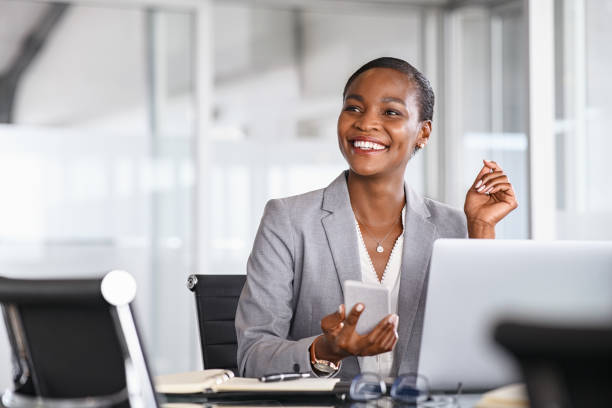
#> input picture part1-openCV/data/office_worker.jpg, 612 x 408 px
$ python blurring.py
#> lines starting #> are read from the running program, lines starting #| are printed output that depends on the picture
import os
import cv2

img = cv2.imread(os.path.join('.', 'data', 'office_worker.jpg'))
#> img is the input picture: shape (408, 612, 3); mean B, G, R 174.9, 173.3, 176.6

k_size = 7
blurred_img = cv2.blur(img, (k_size, k_size))
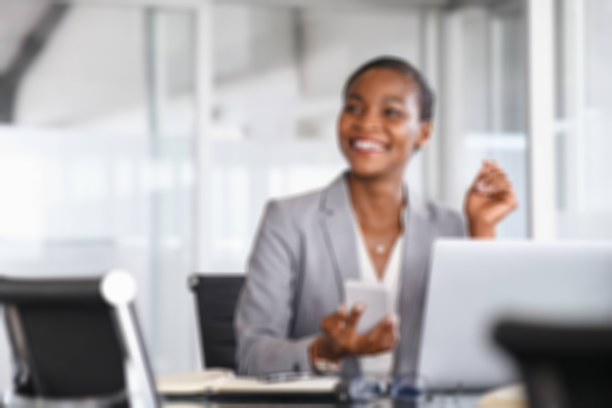
#> blurred_img: shape (408, 612, 3); mean B, G, R 174.9, 173.3, 176.6
gaussian_blur_img = cv2.GaussianBlur(img, (k_size, k_size), 5)
# good for denoising images
median_blur_img = cv2.medianBlur(img, k_size)
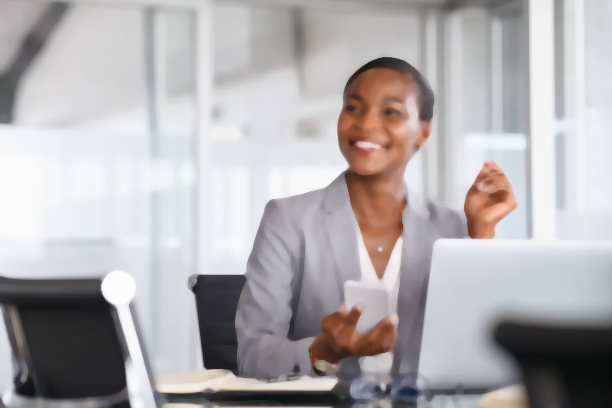
#> median_blur_img: shape (408, 612, 3); mean B, G, R 175.2, 173.6, 177

cv2.imshow('img', img)
cv2.imshow('blurred_img', blurred_img)
cv2.imshow('gaussian_blur_img', gaussian_blur_img)
cv2.imshow('median_blur_img', median_blur_img)
cv2.waitKey(0)
